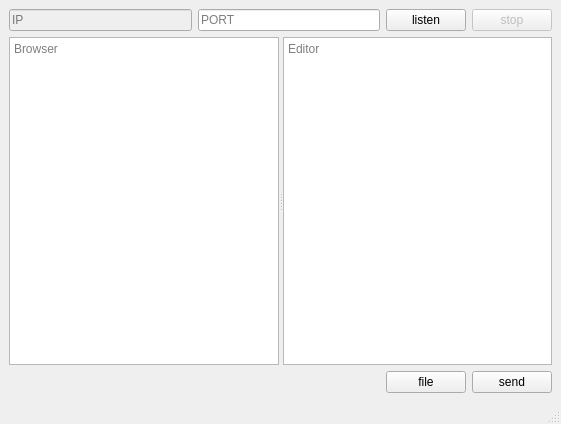
<?xml version="1.0" encoding="UTF-8"?>
<ui version="4.0">
 <class>MainWindow</class>
 <widget class="QMainWindow" name="MainWindow">
  <property name="geometry">
   <rect>
    <x>0</x>
    <y>0</y>
    <width>561</width>
    <height>424</height>
   </rect>
  </property>
  <property name="windowTitle">
   <string>MainWindow</string>
  </property>
  <widget class="QWidget" name="centralwidget">
   <layout class="QVBoxLayout" name="verticalLayout">
    <item>
     <layout class="QHBoxLayout" name="horizontalLayout">
      <property name="rightMargin">
       <number>0</number>
      </property>
      <item>
       <widget class="QLineEdit" name="ipEdit">
        <property name="enabled">
         <bool>false</bool>
        </property>
        <property name="whatsThis">
         <string/>
        </property>
        <property name="placeholderText">
         <string>IP</string>
        </property>
       </widget>
      </item>
      <item>
       <widget class="QLineEdit" name="portEdit">
        <property name="placeholderText">
         <string>PORT</string>
        </property>
       </widget>
      </item>
      <item>
       <widget class="QPushButton" name="listenBtn">
        <property name="text">
         <string>listen</string>
        </property>
       </widget>
      </item>
      <item>
       <widget class="QPushButton" name="stopBtn">
        <property name="enabled">
         <bool>false</bool>
        </property>
        <property name="text">
         <string>stop</string>
        </property>
       </widget>
      </item>
     </layout>
    </item>
    <item>
     <widget class="QSplitter" name="splitter">
      <property name="sizePolicy">
       <sizepolicy hsizetype="Expanding" vsizetype="Expanding">
        <horstretch>0</horstretch>
        <verstretch>0</verstretch>
       </sizepolicy>
      </property>
      <property name="orientation">
       <enum>Qt::Horizontal</enum>
      </property>
      <widget class="QTextBrowser" name="textBrowser">
       <property name="placeholderText">
        <string>Browser</string>
       </property>
      </widget>
      <widget class="QTextEdit" name="textEdit">
       <property name="placeholderText">
        <string>Editor</string>
       </property>
      </widget>
     </widget>
    </item>
    <item>
     <layout class="QHBoxLayout" name="horizontalLayout_2">
      <item>
       <spacer name="horizontalSpacer">
        <property name="orientation">
         <enum>Qt::Horizontal</enum>
        </property>
        <property name="sizeHint" stdset="0">
         <size>
          <width>40</width>
          <height>20</height>
         </size>
        </property>
       </spacer>
      </item>
      <item>
       <widget class="QPushButton" name="fileBtn">
        <property name="text">
         <string>file</string>
        </property>
       </widget>
      </item>
      <item>
       <widget class="QPushButton" name="sendBtn">
        <property name="text">
         <string>send</string>
        </property>
       </widget>
      </item>
     </layout>
    </item>
   </layout>
  </widget>
  <widget class="QMenuBar" name="menubar">
   <property name="geometry">
    <rect>
     <x>0</x>
     <y>0</y>
     <width>561</width>
     <height>23</height>
    </rect>
   </property>
  </widget>
  <widget class="QStatusBar" name="statusbar"/>
 </widget>
 <resources/>
 <connections/>
</ui>
